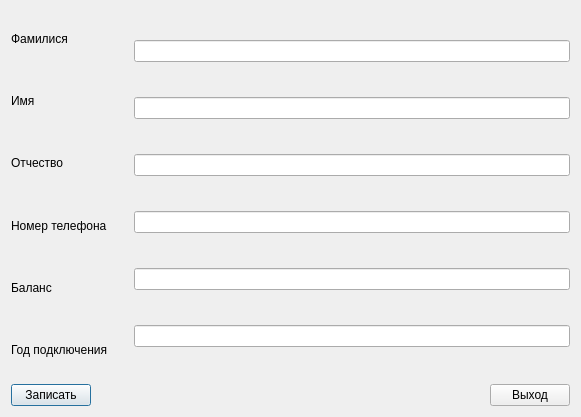
<?xml version="1.0" encoding="UTF-8"?>
<ui version="4.0">
 <class>Dialog</class>
 <widget class="QDialog" name="Dialog">
  <property name="geometry">
   <rect>
    <x>0</x>
    <y>0</y>
    <width>581</width>
    <height>417</height>
   </rect>
  </property>
  <property name="windowTitle">
   <string>Dialog</string>
  </property>
  <layout class="QVBoxLayout" name="verticalLayout_3">
   <item>
    <layout class="QHBoxLayout" name="horizontalLayout">
     <item>
      <layout class="QVBoxLayout" name="verticalLayout">
       <item>
        <widget class="QLabel" name="label">
         <property name="text">
          <string>Фамилися</string>
         </property>
        </widget>
       </item>
       <item>
        <widget class="QLabel" name="label_2">
         <property name="text">
          <string>Имя</string>
         </property>
        </widget>
       </item>
       <item>
        <widget class="QLabel" name="label_3">
         <property name="text">
          <string>Отчество</string>
         </property>
        </widget>
       </item>
       <item>
        <widget class="QLabel" name="label_4">
         <property name="text">
          <string>Номер телефона</string>
         </property>
        </widget>
       </item>
       <item>
        <widget class="QLabel" name="label_5">
         <property name="text">
          <string>Баланс</string>
         </property>
        </widget>
       </item>
       <item>
        <widget class="QLabel" name="label_6">
         <property name="text">
          <string>Год подключения</string>
         </property>
        </widget>
       </item>
      </layout>
     </item>
     <item>
      <spacer name="verticalSpacer">
       <property name="orientation">
        <enum>Qt::Vertical</enum>
       </property>
       <property name="sizeHint" stdset="0">
        <size>
         <width>20</width>
         <height>40</height>
        </size>
       </property>
      </spacer>
     </item>
     <item>
      <layout class="QVBoxLayout" name="verticalLayout_2">
       <item>
        <widget class="QLineEdit" name="lineEdit_fam"/>
       </item>
       <item>
        <widget class="QLineEdit" name="lineEdit_name"/>
       </item>
       <item>
        <widget class="QLineEdit" name="lineEdit_futh"/>
       </item>
       <item>
        <widget class="QLineEdit" name="lineEdit_phone"/>
       </item>
       <item>
        <widget class="QLineEdit" name="lineEdit_bal"/>
       </item>
       <item>
        <widget class="QLineEdit" name="lineEdit_year"/>
       </item>
      </layout>
     </item>
    </layout>
   </item>
   <item>
    <layout class="QHBoxLayout" name="horizontalLayout_2">
     <item>
      <widget class="QPushButton" name="pushButton_search">
       <property name="text">
        <string>Записать</string>
       </property>
      </widget>
     </item>
     <item>
      <spacer name="horizontalSpacer">
       <property name="orientation">
        <enum>Qt::Horizontal</enum>
       </property>
       <property name="sizeHint" stdset="0">
        <size>
         <width>40</width>
         <height>20</height>
        </size>
       </property>
      </spacer>
     </item>
     <item>
      <widget class="QPushButton" name="pushButton_exit">
       <property name="text">
        <string>Выход</string>
       </property>
      </widget>
     </item>
    </layout>
   </item>
  </layout>
 </widget>
 <resources/>
 <connections>
  <connection>
   <sender>pushButton_exit</sender>
   <signal>clicked()</signal>
   <receiver>Dialog</receiver>
   <slot>Close()</slot>
   <hints>
    <hint type="sourcelabel">
     <x>533</x>
     <y>392</y>
    </hint>
    <hint type="destinationlabel">
     <x>428</x>
     <y>389</y>
    </hint>
   </hints>
  </connection>
  <connection>
   <sender>pushButton_search</sender>
   <signal>clicked()</signal>
   <receiver>Dialog</receiver>
   <slot>Record()</slot>
   <hints>
    <hint type="sourcelabel">
     <x>62</x>
     <y>389</y>
    </hint>
    <hint type="destinationlabel">
     <x>145</x>
     <y>382</y>
    </hint>
   </hints>
  </connection>
 </connections>
 <slots>
  <slot>Close()</slot>
  <slot>Record()</slot>
 </slots>
</ui>
